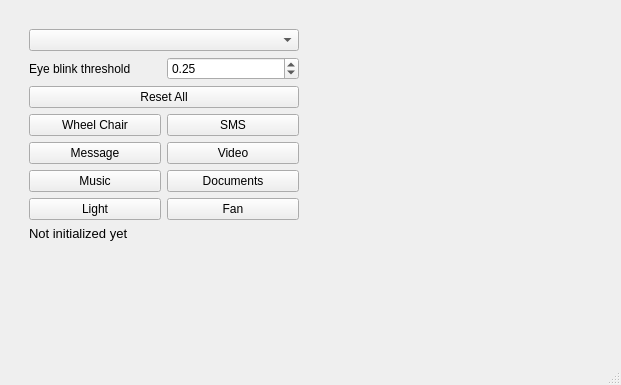
<?xml version="1.0" encoding="UTF-8"?>
<ui version="4.0">
 <class>MainWindow</class>
 <widget class="QMainWindow" name="MainWindow">
  <property name="geometry">
   <rect>
    <x>0</x>
    <y>0</y>
    <width>621</width>
    <height>385</height>
   </rect>
  </property>
  <property name="windowTitle">
   <string>MainWindow</string>
  </property>
  <property name="statusTip">
   <string>Welcome</string>
  </property>
  <widget class="QWidget" name="centralwidget">
   <layout class="QVBoxLayout" name="verticalLayout_3">
    <item>
     <layout class="QHBoxLayout" name="horizontalLayout_6">
      <item>
       <layout class="QVBoxLayout" name="verticalLayout_2">
        <property name="leftMargin">
         <number>20</number>
        </property>
        <property name="topMargin">
         <number>20</number>
        </property>
        <property name="rightMargin">
         <number>20</number>
        </property>
        <item>
         <widget class="QComboBox" name="selectMethodComboBox">
          <property name="currentText">
           <string notr="true" extracomment="None"/>
          </property>
          <property name="currentIndex">
           <number>-1</number>
          </property>
          <property name="maxVisibleItems">
           <number>5</number>
          </property>
          <property name="insertPolicy">
           <enum>QComboBox::NoInsert</enum>
          </property>
          <property name="frame">
           <bool>true</bool>
          </property>
         </widget>
        </item>
        <item>
         <layout class="QHBoxLayout" name="horizontalLayout_5">
          <item>
           <widget class="QLabel" name="label">
            <property name="text">
             <string>Eye blink threshold</string>
            </property>
           </widget>
          </item>
          <item>
           <widget class="QDoubleSpinBox" name="eyeThreshold">
            <property name="singleStep">
             <double>0.010000000000000</double>
            </property>
            <property name="value">
             <double>0.250000000000000</double>
            </property>
           </widget>
          </item>
         </layout>
        </item>
        <item>
         <widget class="QPushButton" name="resetButton">
          <property name="text">
           <string>Reset All</string>
          </property>
         </widget>
        </item>
        <item>
         <layout class="QVBoxLayout" name="verticalLayout">
          <item>
           <layout class="QHBoxLayout" name="horizontalLayout">
            <item>
             <widget class="QPushButton" name="b1_1">
              <property name="text">
               <string>Wheel Chair</string>
              </property>
             </widget>
            </item>
            <item>
             <widget class="QPushButton" name="b1_2">
              <property name="text">
               <string>SMS</string>
              </property>
             </widget>
            </item>
           </layout>
          </item>
          <item>
           <layout class="QHBoxLayout" name="horizontalLayout_2">
            <item>
             <widget class="QPushButton" name="b1_3">
              <property name="text">
               <string>Message</string>
              </property>
             </widget>
            </item>
            <item>
             <widget class="QPushButton" name="b2_1">
              <property name="text">
               <string>Video</string>
              </property>
             </widget>
            </item>
           </layout>
          </item>
          <item>
           <layout class="QHBoxLayout" name="horizontalLayout_3">
            <item>
             <widget class="QPushButton" name="b2_2">
              <property name="text">
               <string>Music</string>
              </property>
             </widget>
            </item>
            <item>
             <widget class="QPushButton" name="b2_3">
              <property name="text">
               <string>Documents</string>
              </property>
             </widget>
            </item>
           </layout>
          </item>
          <item>
           <layout class="QHBoxLayout" name="horizontalLayout_4">
            <item>
             <widget class="QPushButton" name="b3_1">
              <property name="text">
               <string>Light</string>
              </property>
             </widget>
            </item>
            <item>
             <widget class="QPushButton" name="b3_2">
              <property name="text">
               <string>Fan</string>
              </property>
             </widget>
            </item>
           </layout>
          </item>
         </layout>
        </item>
        <item>
         <widget class="QLabel" name="image_info_textlabel">
          <property name="minimumSize">
           <size>
            <width>270</width>
            <height>0</height>
           </size>
          </property>
          <property name="maximumSize">
           <size>
            <width>270</width>
            <height>16777215</height>
           </size>
          </property>
          <property name="font">
           <font>
            <pointsize>10</pointsize>
            <weight>50</weight>
            <bold>false</bold>
           </font>
          </property>
          <property name="text">
           <string>Not initialized yet</string>
          </property>
          <property name="scaledContents">
           <bool>false</bool>
          </property>
          <property name="alignment">
           <set>Qt::AlignLeading|Qt::AlignLeft|Qt::AlignTop</set>
          </property>
          <property name="margin">
           <number>19</number>
          </property>
         </widget>
        </item>
       </layout>
      </item>
      <item>
       <widget class="QLabel" name="main_image_label">
        <property name="minimumSize">
         <size>
          <width>280</width>
          <height>340</height>
         </size>
        </property>
        <property name="text">
         <string/>
        </property>
        <property name="margin">
         <number>5</number>
        </property>
       </widget>
      </item>
     </layout>
    </item>
   </layout>
  </widget>
  <widget class="QStatusBar" name="statusBar"/>
 </widget>
 <resources/>
 <connections/>
</ui>
